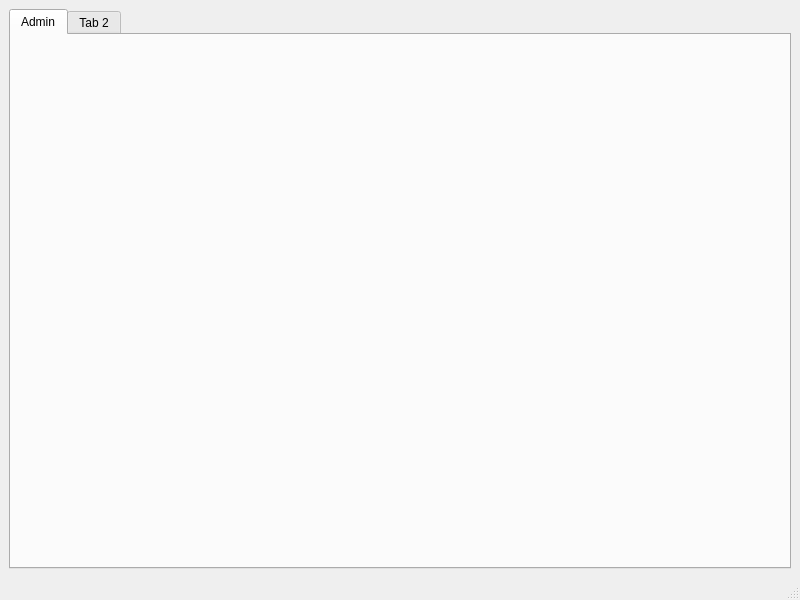
<?xml version="1.0" encoding="UTF-8"?>
<ui version="4.0">
 <class>MainWindow</class>
 <widget class="QMainWindow" name="MainWindow">
  <property name="geometry">
   <rect>
    <x>0</x>
    <y>0</y>
    <width>800</width>
    <height>600</height>
   </rect>
  </property>
  <property name="windowTitle">
   <string>MainWindow</string>
  </property>
  <widget class="QWidget" name="centralwidget">
   <layout class="QVBoxLayout" name="verticalLayout">
    <item>
     <widget class="QTabWidget" name="tabWidget">
      <widget class="QWidget" name="AdminTab">
       <attribute name="title">
        <string>Admin</string>
       </attribute>
       <layout class="QVBoxLayout" name="verticalLayout_2">
        <property name="leftMargin">
         <number>0</number>
        </property>
        <property name="topMargin">
         <number>0</number>
        </property>
        <property name="rightMargin">
         <number>0</number>
        </property>
        <property name="bottomMargin">
         <number>0</number>
        </property>
        <item>
         <widget class="AdminPage" name="AdminTabWidget" native="true"/>
        </item>
       </layout>
      </widget>
      <widget class="QWidget" name="tab_2">
       <attribute name="title">
        <string>Tab 2</string>
       </attribute>
      </widget>
     </widget>
    </item>
   </layout>
  </widget>
  <widget class="QMenuBar" name="menubar">
   <property name="geometry">
    <rect>
     <x>0</x>
     <y>0</y>
     <width>800</width>
     <height>39</height>
    </rect>
   </property>
  </widget>
  <widget class="QStatusBar" name="statusbar"/>
 </widget>
 <customwidgets>
  <customwidget>
   <class>AdminPage</class>
   <extends>QWidget</extends>
   <header>adminpage.h</header>
   <container>1</container>
  </customwidget>
 </customwidgets>
 <resources/>
 <connections/>
</ui>
